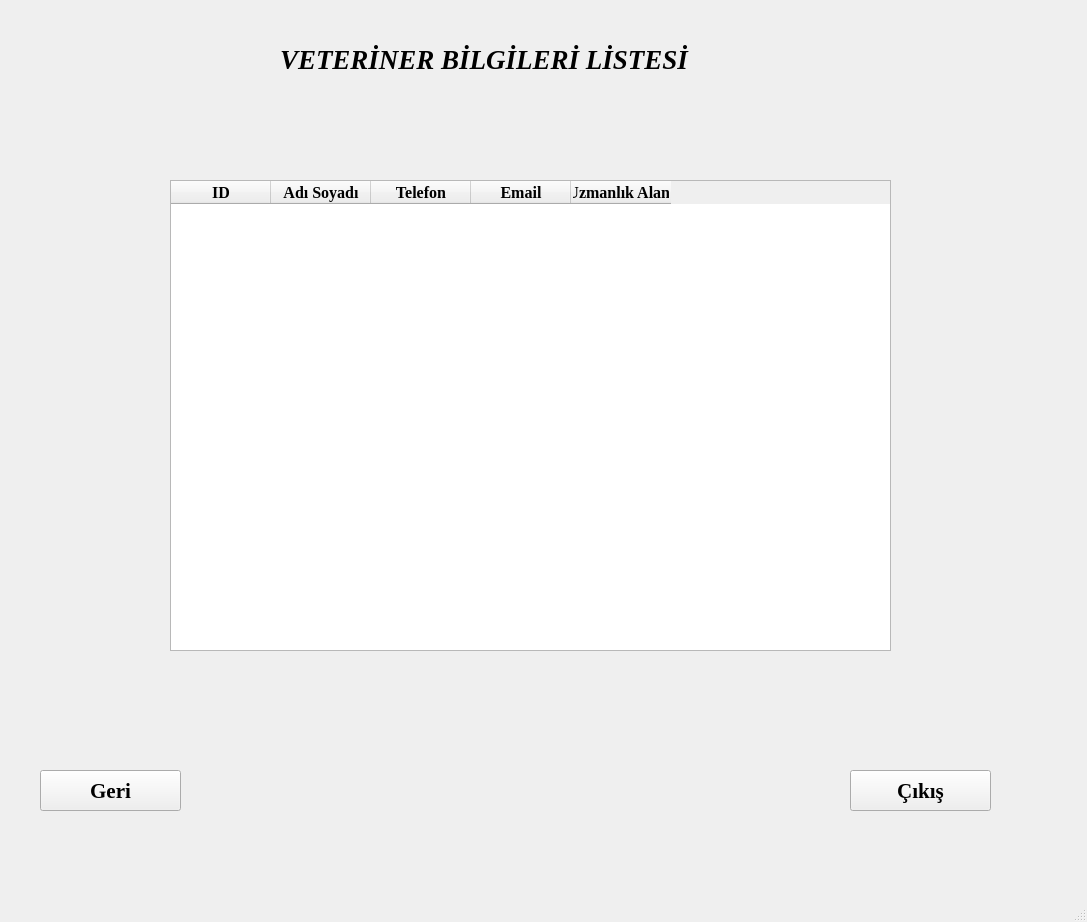
<?xml version="1.0" encoding="UTF-8"?>
<ui version="4.0">
 <class>MainWindow</class>
 <widget class="QMainWindow" name="MainWindow">
  <property name="geometry">
   <rect>
    <x>0</x>
    <y>0</y>
    <width>1087</width>
    <height>922</height>
   </rect>
  </property>
  <property name="windowTitle">
   <string>MainWindow</string>
  </property>
  <widget class="QWidget" name="centralwidget">
   <widget class="QLabel" name="lbl_veteriner_baslik">
    <property name="geometry">
     <rect>
      <x>280</x>
      <y>40</y>
      <width>499</width>
      <height>38</height>
     </rect>
    </property>
    <property name="font">
     <font>
      <family>Times New Roman</family>
      <pointsize>20</pointsize>
      <weight>75</weight>
      <italic>true</italic>
      <bold>true</bold>
     </font>
    </property>
    <property name="text">
     <string>VETERİNER BİLGİLERİ LİSTESİ</string>
    </property>
   </widget>
   <widget class="QLabel" name="label_2">
    <property name="geometry">
     <rect>
      <x>20</x>
      <y>20</y>
      <width>1024</width>
      <height>861</height>
     </rect>
    </property>
    <property name="text">
     <string/>
    </property>
    <property name="pixmap">
     <pixmap>arka_plan2.jpg</pixmap>
    </property>
    <property name="scaledContents">
     <bool>true</bool>
    </property>
   </widget>
   <widget class="QPushButton" name="btn_geri_veteriner">
    <property name="geometry">
     <rect>
      <x>40</x>
      <y>770</y>
      <width>141</width>
      <height>41</height>
     </rect>
    </property>
    <property name="font">
     <font>
      <family>Times New Roman</family>
      <pointsize>16</pointsize>
      <weight>75</weight>
      <bold>true</bold>
     </font>
    </property>
    <property name="text">
     <string>Geri</string>
    </property>
   </widget>
   <widget class="QTableWidget" name="tbl_veterinerler">
    <property name="geometry">
     <rect>
      <x>170</x>
      <y>180</y>
      <width>721</width>
      <height>471</height>
     </rect>
    </property>
    <property name="font">
     <font>
      <family>Times New Roman</family>
      <pointsize>12</pointsize>
      <weight>75</weight>
      <bold>true</bold>
     </font>
    </property>
    <column>
     <property name="text">
      <string>ID</string>
     </property>
    </column>
    <column>
     <property name="text">
      <string>Adı Soyadı</string>
     </property>
    </column>
    <column>
     <property name="text">
      <string>Telefon</string>
     </property>
    </column>
    <column>
     <property name="text">
      <string>Email</string>
     </property>
    </column>
    <column>
     <property name="text">
      <string>Uzmanlık Alanı</string>
     </property>
    </column>
   </widget>
   <widget class="QPushButton" name="btn_cikis_veteriner">
    <property name="geometry">
     <rect>
      <x>850</x>
      <y>770</y>
      <width>141</width>
      <height>41</height>
     </rect>
    </property>
    <property name="font">
     <font>
      <family>Times New Roman</family>
      <pointsize>16</pointsize>
      <weight>75</weight>
      <bold>true</bold>
     </font>
    </property>
    <property name="text">
     <string>Çıkış</string>
    </property>
   </widget>
   <zorder>label_2</zorder>
   <zorder>lbl_veteriner_baslik</zorder>
   <zorder>btn_geri_veteriner</zorder>
   <zorder>tbl_veterinerler</zorder>
   <zorder>btn_cikis_veteriner</zorder>
  </widget>
  <widget class="QMenuBar" name="menubar">
   <property name="geometry">
    <rect>
     <x>0</x>
     <y>0</y>
     <width>1087</width>
     <height>26</height>
    </rect>
   </property>
  </widget>
  <widget class="QStatusBar" name="statusbar"/>
 </widget>
 <resources/>
 <connections/>
</ui>
